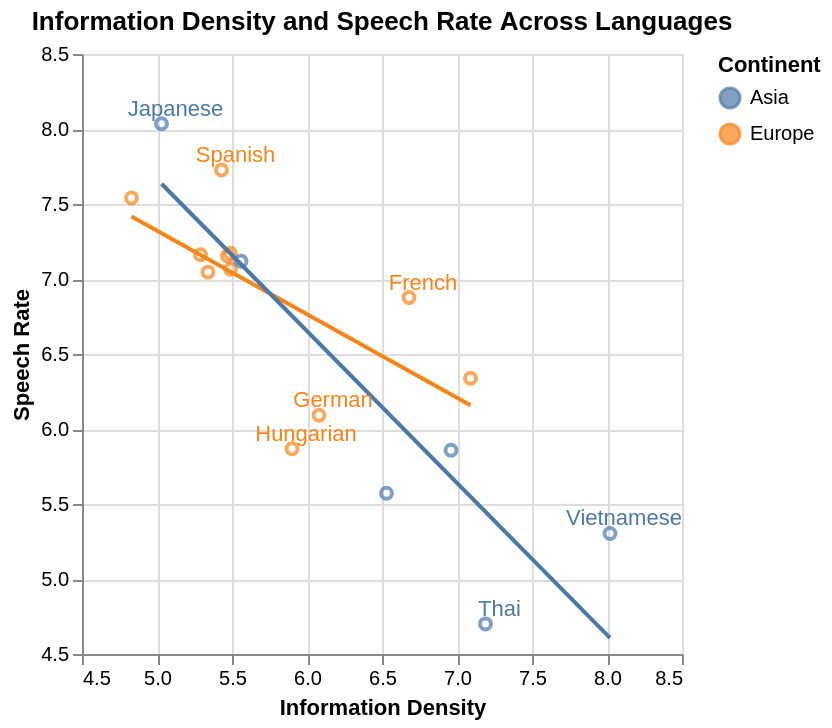

Notebook source saved alongside this figure:
### Markdown cell above
<div class="alert alert-info" style="color:black">

### Question 2
rubric={reasoning:2,accuracy:3}
    
<h4>Python</h4> 
<ol type="1">
<li>While the information density of each language have already been provided to us, we will have to approximate the speech rate (syllables per second) of each language via the <code>spoken_texts</code> dataset. Using this data, calculate the average speech rate per language (for now, treat all entries as individual observations, even if some are read by the same person).</li>
    <li>Create a new column, <code>speech_rate</code>, in the <code>languages</code> data frame that hold these average values. Since the calculated values are not in the same order as the languages in the <code>languages</code> data frame, you cannot simply append it. Instead, you can use the dataframe merge method to join the series of average speech rate values that you just created with the <code>languages</code> dataframe. The language ISO codes could be used as the column to merge on.</li>
<li>Create a scatter plot of the information density versus the speech rate for the <code>languages</code> dataframe. Use the same groupings as in the previous scatter plot you made and add one trend line per group. Label the same points with text labels as in the previous scatterplot. Zoom in to the extent of the data instead of forcing zero to be in the axes.</li>
<li>Write a few sentences under the plot describing the relationship you observe. Based on this plot, do speakers of any particular languages appear to be more efficient at conveying information?</li>
</ol>
    
</div>

### Code cell
# YOUR ANSWER GOES HERE
spoken_texts = pd.read_csv("data/spoken-texts.csv")
spoken_texts["speech_rate"] = spoken_texts.syllables / spoken_texts.duration
avg_speech_rates = spoken_texts.groupby("iso_lang").speech_rate.mean()
languages = languages.merge(
    avg_speech_rates,
    on="iso_lang",
    how="left"
)

fig2 = alt.Chart(languages).mark_point().encode(
    x=alt.X(
        "information_density:Q",
        title="Information Density",
        scale=alt.Scale(zero=False)
    ),
    y=alt.Y(
        "speech_rate:Q",
        title="Speech Rate",
        scale=alt.Scale(zero=False)
    ),
    color=alt.Color(
        "continent",
        title="Continent"
    ),
).properties(
    title="Information Density and Speech Rate Across Languages"
)

lines2 = fig2.transform_regression(
    "information_density",
    "speech_rate",
    groupby=["continent"]
    ).mark_line()

text2 = (
    fig2
    .transform_filter(
        alt.FieldOneOfPredicate(
            field="language",
            oneOf=["French", "Thai", "Japanese", "German", "Hungarian", "Vietnamese", "Spanish"]
        )
    )
    .mark_text(dx=7, dy=-7).encode(text="language:N")
)

speech_rate_plot = fig2 + lines2 + text2
speech_rate_plot.display()

### Figure 1 — Vega-Lite specification as saved in the notebook (floating-point values rounded to 4 significant figures)
{"config": {"view": {"continuousWidth": 300, "continuousHeight": 300}}, "layer": [{"mark": {"type": "point"}, "encoding": {"color": {"field": "continent", "title": "Continent", "type": "nominal"}, "x": {"field": "information_density", "scale": {"zero": false}, "title": "Information Density", "type": "quantitative"}, "y": {"field": "speech_rate", "scale": {"zero": false}, "title": "Speech Rate", "type": "quantitative"}}, "title": "Information Density and Speech Rate Across Languages"}, {"mark": {"type": "line"}, "encoding": {"color": {"field": "continent", "title": "Continent", "type": "nominal"}, "x": {"field": "information_density", "scale": {"zero": false}, "title": "Information Density", "type": "quantitative"}, "y": {"field": "speech_rate", "scale": {"zero": false}, "title": "Speech Rate", "type": "quantitative"}}, "title": "Information Density and Speech Rate Across Languages", "transform": [{"on": "information_density", "regression": "speech_rate", "groupby": ["continent"]}]}, {"mark": {"type": "text", "dx": 7, "dy": -7}, "encoding": {"color": {"field": "continent", "title": "Continent", "type": "nominal"}, "text": {"field": "language", "type": "nominal"}, "x": {"field": "information_density", "scale": {"zero": false}, "title": "Information Density", "type": "quantitative"}, "y": {"field": "speech_rate", "scale": {"zero": false}, "title": "Speech Rate", "type": "quantitative"}}, "title": "Information Density and Speech Rate Across Languages", "transform": [{"filter": {"field": "language", "oneOf": ["French", "Thai", "Japanese", "German", "Hungarian", "Vietnamese", "Spanish"]}}]}], "data": {"name": "data-0e93b44f1fcee4704f124f06d1d2adec"}, "$schema": "https://vega.github.io/schema/vega-lite/v6.1.0.json", "datasets": {"data-0e93b44f1fcee4704f124f06d1d2adec": [{"iso_lang": "CAT", "language": "Catalan", "information_density": 5.49, "distinct_syllables": 3600, "continent": "Europe", "speech_rate": 7.065}, {"iso_lang": "CMN", "language": "Mandarin", "information_density": 6.96, "distinct_syllables": 1274, "continent": "Asia", "speech_rate": 5.858}, {"iso_lang": "DEU", "language": "German", "information_density": 6.08, "distinct_syllables": 5100, "continent": "Europe", "speech_rate": 6.092}, {"iso_lang": "ENG", "language": "English", "information_density": 7.09, "distinct_syllables": 6949, "continent": "Europe", "speech_rate": 6.338}, {"iso_lang": "EUS", "language": "Basque", "information_density": 4.83, "distinct_syllables": 2082, "continent": "Europe", "speech_rate": 7.54}, {"iso_lang": "FIN", "language": "Finnish", "information_density": 5.49, "distinct_syllables": 3844, "continent": "Europe", "speech_rate": 7.171}, {"iso_lang": "FRA", "language": "French", "information_density": 6.68, "distinct_syllables": 2949, "continent": "Europe", "speech_rate": 6.876}, {"iso_lang": "HUN", "language": "Hungarian", "information_density": 5.9, "distinct_syllables": 4325, "continent": "Europe", "speech_rate": 5.868}, {"iso_lang": "ITA", "language": "Italian", "information_density": 5.29, "distinct_syllables": 2729, "continent": "Europe", "speech_rate": 7.162}, {"iso_lang": "JPN", "language": "Japanese", "information_density": 5.03, "distinct_syllables": 643, "continent": "Asia", "speech_rate": 8.035}, {"iso_lang": "KOR", "language": "Korean", "information_density": 5.56, "distinct_syllables": 1104, "continent": "Asia", "speech_rate": 7.119}, {"iso_lang": "SPA", "language": "Spanish", "information_density": 5.43, "distinct_syllables": 2778, "continent": "Europe", "speech_rate": 7.727}, {"iso_lang": "SRP", "language": "Serbian", "information_density": 5.47, "distinct_syllables": 3831, "continent": "Europe", "speech_rate": 7.154}, {"iso_lang": "THA", "language": "Thai", "information_density": 7.19, "distinct_syllables": 2438, "continent": "Asia", "speech_rate": 4.701}, {"iso_lang": "TUR", "language": "Turkish", "information_density": 5.34, "distinct_syllables": 3260, "continent": "Europe", "speech_rate": 7.046}, {"iso_lang": "VIE", "language": "Vietnamese", "information_density": 8.02, "distinct_syllables": 2776, "continent": "Asia", "speech_rate": 5.304}, {"iso_lang": "YUE", "language": "Cantonese", "information_density": 6.53, "distinct_syllables": 1298, "continent": "Asia", "speech_rate": 5.572}]}}
